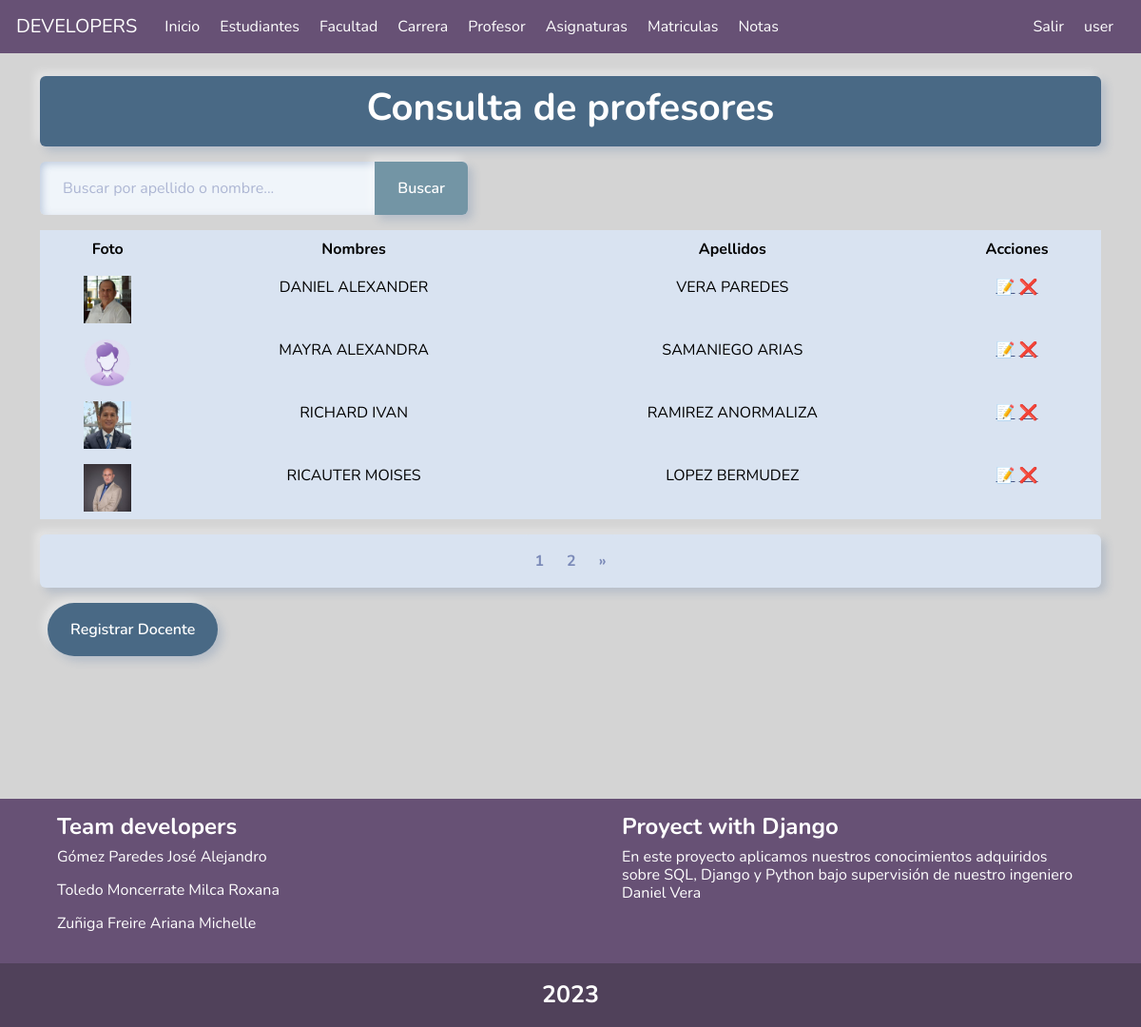
The page /teachers/ (signed in) on the database its author committed.
### notas/models.py (models this page shows)
class Teacher(models.Model):
    firstname = models.CharField('Nombres', max_length=200)
    lastname = models.CharField(verbose_name="Apellidos", max_length=200)
    created = models.DateTimeField(auto_now_add=True)
    photo = models.ImageField(default='../media/default_photo.png',
                                upload_to='teacherPhoto', blank=True, null=True)
    user = models.ForeignKey(User, on_delete=models.CASCADE)
    class Meta:
        verbose_name = ('Teacher')
        verbose_name_plural = ('Teachers')
        ordering = ('-lastname',)
    def __str__(self):
        return f"{self.lastname} {self.firstname}"

### notas/teacher.py (the view)
# urls.py: path('teachers/', teacher.init, name='teachers'),
@login_required
def init(request):
    context, teachers = None, None
    try:
        q = request.GET.get('q')  # ver
        if q:
            teachers = (Teacher.objects.filter(
                lastname__icontains=q) or
                Teacher.objects.filter
                (firstname__icontains=q))
        else:
            teachers = Teacher.objects.all()
        paginator = Paginator(teachers, 4)
        print(teachers)
        pagina = request.GET.get('page', 1)
        teachers_paginados = paginator.get_page(pagina)
        context = {
            'teachers': teachers_paginados,
            'title': 'Consulta de profesores',
            'paginator': paginator,
            'num_pages': paginator.num_pages,
        }
        return render(request, 'teachers/teachers.html', context)
    except NameError:
        print(NameError)
        return render(request, 'teachers/teachers.html',
                      {'title': 'Consulta de profesores',
                       'error': 'Ha ocurrido un error en la consulta'})

### notas/templates/teachers/teachers.html (shortened to what this page needs)
{% extends "base.html" %}
{% load static%}
{% block content %}
<div class="container">
  <div class="py-2 mt-4 border border-1 shadow rounded text-center color">
    <h1 class="fw-bold text-white">{{title}}</h1>
  </div>
  <div class="mt-3">
    <div class="mt-2 d-flex justify-content-between flex-wrap">
      <form action="" style="max-width: 450px;">
        <div class="input-group">
          <input type="text" size="100" class="form-control" placeholder="Buscar por apellido o nombre..." name="q"
            value="{{ request.GET.q }}">
          <button class="btn botones text-white" data-bs-toggle="tooltip"
            data-bs-title="Escriba parte del apellido o nombre y click en buscar">
            Buscar
          </button>
        </div>
      </form>
    </div>
  </div>
  <div class="table-responsive mt-3">
    <table class="table table-borderless table-fluid">
      <thead class="text-center text-light">
        <tr>
          <th>Foto</th>
          <th>Nombres</th>
          <th>Apellidos</th>
          <th>Acciones</th>
        </tr>
      </thead>
      <tbody>
        {% for teacher in teachers %}
        <tr>
          <td style="text-align: center;"><img src="{{teacher.photo.url}}" style="width:50px; heigth:50px"></td>
          <td style="text-align: center;">{{teacher.firstname|upper}}</td>
          <td style="text-align: center;">{{teacher.lastname|upper}}</td>
          <td style="text-align: center;">
            <a href="{% url 'update_teacher' teacher.id %}" data-bs-toggle="tooltip"
              data-bs-title="Editar el docente">📝</a>
            <a href="{% url 'delete_teacher' teacher.id %}" data-bs-toggle="tooltip"
              data-bs-title="Eliminar el docente">❌</a>
          </td>
        </tr>
        {% endfor %}
      </tbody>
    </table>
  </div>
  {% if paginator.num_pages > 1 %}
  <ul class="pagination">
    {% for page_num in paginator.page_range %}
    <li class="page-item text-danger fw-bold {% if page_num == pagina %}active{% endif %}">
      <a class="page-link fw-bold" href="{% url 'teachers' %}?page={{ page_num }}">{{ page_num }}</a>
    </li>
    {% endfor %}
    <li class="page-item">
      <a class="page-link fw-bold" href="{% url 'teachers' %}?page={{ paginator.num_pages }}">&raquo;</a>
    </li>
  </ul>
  {% endif %}
  <div class="m-2">
    <a href="{% url 'create_teacher' %}" class="btn color text-white" data-bs-toggle="tooltip"
      data-bs-title="Ingresar un nuevo docente">
      Registrar Docente
    </a>
  </div>
</div>
{% endblock content %}

### notas/templates/base.html (shortened to what this page needs)
<!DOCTYPE html>
<html lang="es">
  <head>
    {% load static%}
    <link rel="stylesheet" href={% static 'css/bootstrap.min.css' %}>
    <link rel="stylesheet" href={% static 'css/estilos.css' %}>
  </head>
  <body class="fondo">
    <div>
        <nav class="navbar navbar-expand-lg " data-bs-theme="dark">
      <div class="container-fluid"  class="navbar">
        <a class="navbar-brand" href="#">DEVELOPERS</a>
        <div class="collapse navbar-collapse" id="navbarColor01">
          <ul class="navbar-nav me-auto">
            <li class="nav-item">
              <a class="nav-link active" href={% url 'home' %}>Inicio
            </li>
            <li class="nav-item">
              <a class="nav-link" href={% url 'students' %}>Estudiantes</a>
            </li>
            <li class="nav-item">
              <a class="nav-link" href={%url 'faculty'%}>Facultad</a>
            </li>
            <li class="nav-item">
              <a class="nav-link" href="{%url 'carrers'%}">Carrera</a>
            </li>
            <li class="nav-item">
              <a class="nav-link" href={% url 'teachers'%}>Profesor</a>
            </li>
            <li class="nav-item">
              <a class="nav-link" href={%url 'subjects'%}>Asignaturas</a>
            </li>
            <li class="nav-item">
              <a class="nav-link" href={%url 'enroll'%}>Matriculas</a>
            </li>
            <li class="nav-item">
              <a class="nav-link" href={%url 'calification'%}>Notas</a>
            </li>
          </ul>
          <ul class="navbar-nav me-right">
            {% if user.is_authenticated %}
              <li class="nav-item">
                <a class="nav-link" href={% url 'logout' %}>Salir</a>
              </li>
              <li class="nav-item nav-link">
                {{user.username}} <img src="{{user.userprofile.photo.url}}" style="width:50px; heigth:50px">
              </li>
            {% else %}
                  <li class="nav-item" ><a class="nav-link" href={% url 'login' %}>Iniciar Sesion</a></li>
            {% endif %}
          </ul>
        </div>
      </div>
    </nav>
    </div>
    {% block content %}
    {% endblock content %}
    {% include 'footer.html' %}
  </body>
</html>

### static/css/estilos.css (style rules this page uses)
.fondo { background-color: rgb(212, 212, 212) }
.navbar { background-color: #675175; text-indent: 5px; }
.nav-link { color: #fff; }
.color { background-color: #496985; }
.botones { background: #7395a5; }

### rows shown on the page
Teacher: photo (picture), firstname "DANIEL ALEXANDER", lastname "VERA PAREDES"
Teacher: photo (placeholder picture), firstname "MAYRA ALEXANDRA", lastname "SAMANIEGO ARIAS"
Teacher: photo (picture), firstname "RICHARD IVAN", lastname "RAMIREZ ANORMALIZA"
Teacher: photo (picture), firstname "RICAUTER MOISES", lastname "LOPEZ BERMUDEZ"

### other values the page prints
{{ user.username }} "user"
{{ title }} "Consulta de profesores"
{{ page_num }} "1" "2"
